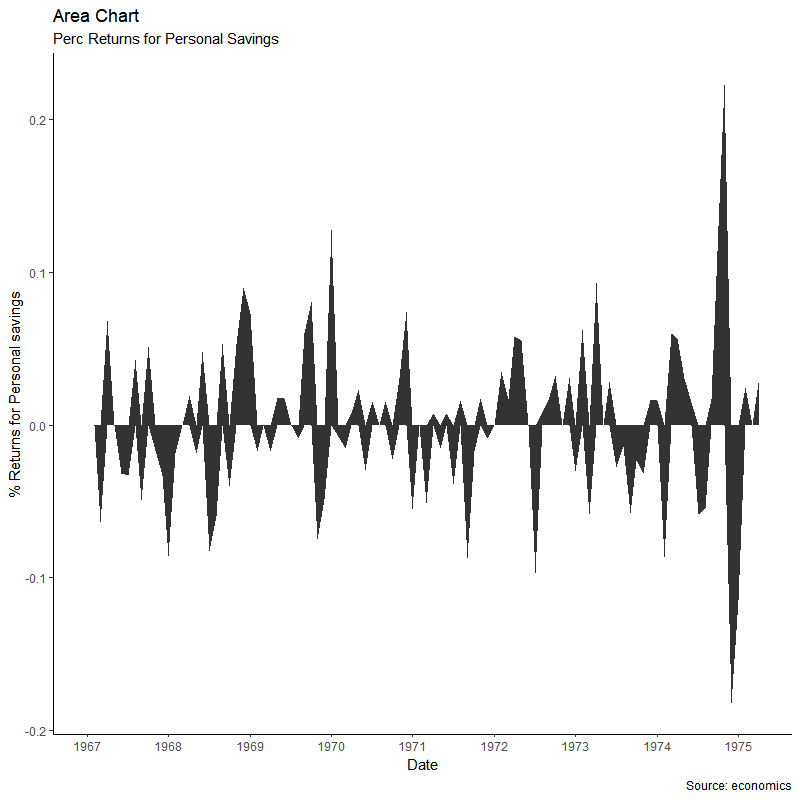

The R source for this figure:
### AREA CHART ###

library(ggplot2)                                    # import ggplot2 package
library(quantmod)                                   # import quantmod package

brks <-                                             # specify the chart breaks (see example below)
lbls <-                                             # specify the chart labels (see example below)
  
ggplot(data = ,                                     # load the data set
         aes(x = ,                                  # set the x variable
             y = )) +                               # set the y variable
  geom_area() +                                     # set geom_area
  scale_x_date(breaks = brks,                       # set breaks = brks
               labels = lbls) +                     # set labels = lbls
  theme(axis.text.x = element_text(angle = 0)) +    # set the x axis text angle
  labs(title = "",                                  # type in the chart title
       subtitle = "",                               # type in the chart subtitle
       x = "",                                      # type in the x-axis label
       y = "",                                      # type in the y-axis label
       caption = "")                                # type in additional captions

# EXAMPLE

library(ggplot2)
library(quantmod)
data("economics", package = "ggplot2")

economics$returns_perc <- c(0,diff(economics$psavert)/economics$psavert[-length(economics$psavert)])

brks <- economics$date[seq(1, length(economics$date), 12)]
lbls <- lubridate::year(economics$date[seq(1,length(economics$date), 12)])

ggplot(data = economics[1:100,],
       aes(x = date,
           y = returns_perc)) +
  geom_area() +
  scale_x_date(breaks = brks,
               labels = lbls) +
  theme(axis.text.x = element_text(angle = 0)) +
  labs(title = "Area Chart",
       subtitle = "Perc Returns for Personal Savings",
       x = "Date",
       y = "% Returns for Personal savings",
       caption = "Source: economics")
